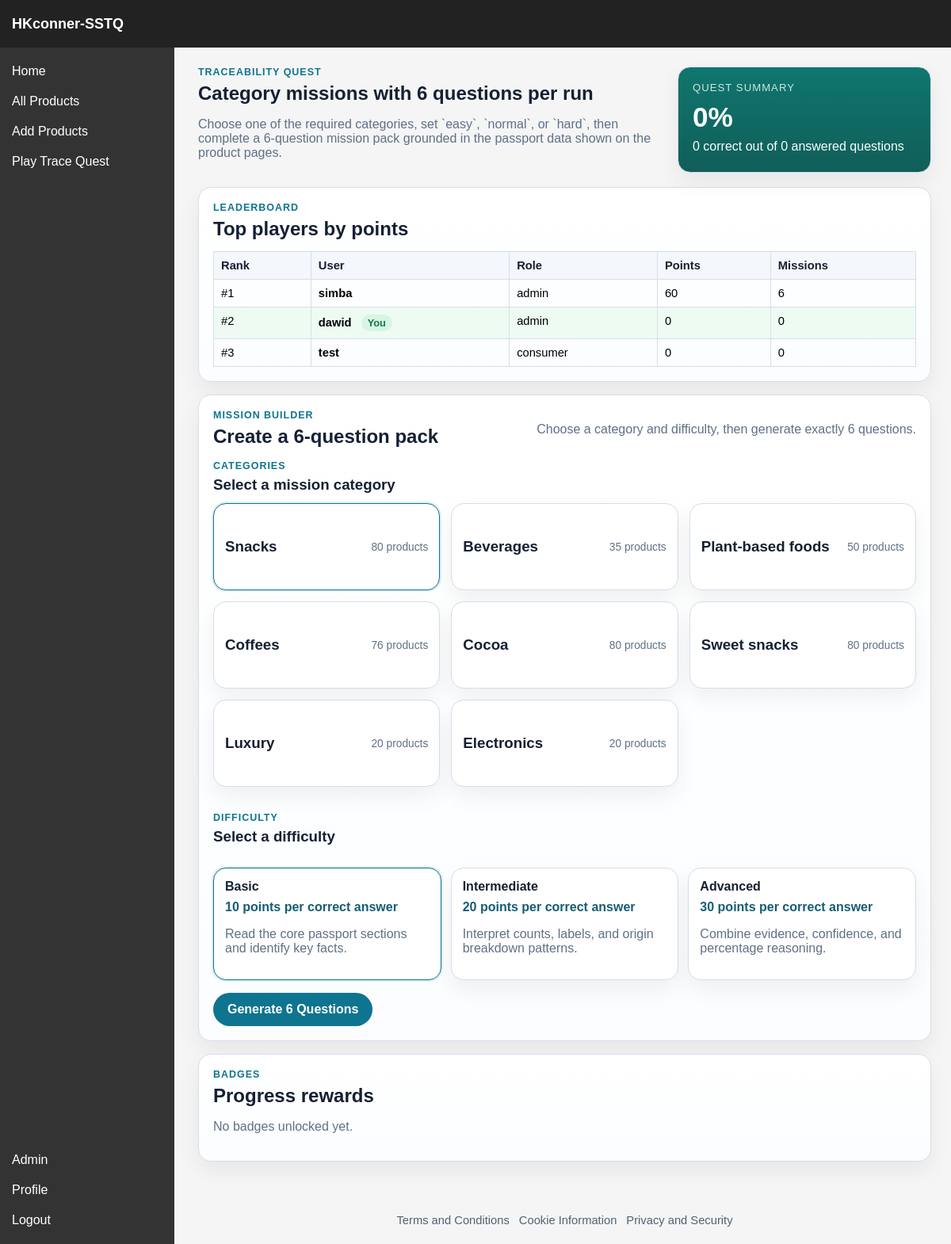
/trace_quest (signed in), run on the app's committed database.
### sstq/models.py (models this page shows, shortened)
class Player(db.Model):
    __tablename__ = "players"
    player_id = db.Column(db.Integer, primary_key=True)
    user_id = db.Column(db.Integer, db.ForeignKey("users.user_id"), unique=True, nullable=False)
    points = db.Column(db.Integer, default=0, nullable=False)
    user = db.relationship("User", backref=db.backref("player", uselist=False))

class User(db.Model, UserMixin):
    __tablename__ = "users"
    user_id = db.Column(db.Integer, primary_key=True)
    username = db.Column(db.String(64), unique=True, nullable=False)
    role = db.Column(db.String(16), default="consumer", nullable=False)
    password_hash = db.Column(db.String(256), nullable=False)
    @property
    def is_verifier(self):
        return self.role == "verifier"
    @property
    def is_admin(self):
        return self.role == "admin"

### sstq/routes/tracequest.py (the view, shortened to what this page needs)
@tracequest_bp.route("/trace_quest", methods=["GET", "POST"])
@login_required
def tracequest():
    player = _ensure_player()
    products = Product.query.order_by(Product.name.asc()).limit(200).all()
    category_cards = _category_cards(products)
    selected_category = request.form.get("mission_category") or request.args.get("category") or MISSION_CATEGORIES[0]["key"]
    if selected_category not in CATEGORY_INDEX:
        selected_category = MISSION_CATEGORIES[0]["key"]
    selected_difficulty = _normalize(request.form.get("difficulty") or request.args.get("difficulty") or "easy")
    if selected_difficulty not in DIFFICULTY_CONFIG:
        selected_difficulty = "easy"
    stats = _mission_stats(player)
    badges = Badge.query.filter_by(player_id=player.player_id).order_by(Badge.badge_id.desc()).all()
    return render_template(
        "tracequest.html",
        player=player,
        stats=stats,
        badges=badges,
        recent_attempts=_recent_attempts(player),
        category_cards=category_cards,
        categories=MISSION_CATEGORIES,
        difficulties=DIFFICULTY_CONFIG,
        selected_category=selected_category,
        selected_difficulty=selected_difficulty,
        leaderboard_rows=_leaderboard_rows(),
    )

### sstq/routes/auth.py (called while the page is built)
@login_manager.user_loader
def load_user(user_id):
    return db.session.get(User, int(user_id))

### sstq/routes/tracequest.py (called while the page is built, shortened)
def _ensure_player():
    player = Player.query.filter_by(user_id=current_user.user_id).first()
    if player:
        return player
    player = Player(user_id=current_user.user_id, points=0)
    db.session.add(player)
    db.session.commit()
    return player

def _clean_text(value):
    return str(value or "").strip()

def _normalize(value):
    return _clean_text(value).casefold()

def _split_categories(raw_category):
    return [_clean_text(part) for part in str(raw_category or "").split(",") if _clean_text(part)]

def _category_tokens(product):
    return {_normalize(part) for part in _split_categories(product.category)}

def _matches_category(product, category_key):
    category = CATEGORY_INDEX.get(category_key)
    if not category:
        return False
    return bool(_category_tokens(product) & category["tokens"])

def _products_for_category(products, category_key):
    return [product for product in products if _matches_category(product, category_key)]

def _mission_stats(player):
    missions = Mission.query.filter_by(player_id=player.player_id).all()
    correct = sum(
        1
        for mission in missions
        if _normalize(mission.player_answer) == _normalize(mission.answer)
    )
    tier_counts = {"easy": 0, "normal": 0, "hard": 0}
    for mission in missions:
        mapped = LEGACY_TIER_MAP.get(_normalize(mission.tier), "easy")
        tier_counts[mapped] += 1
    total = len(missions)
    return {
        "total": total,
        "correct": correct,
        "accuracy": round((correct / total) * 100, 1) if total else 0,
        "tier_counts": tier_counts,
    }

def _category_cards(products):
    cards = []
    for category in MISSION_CATEGORIES:
        category_products = _products_for_category(products, category["key"])
        cards.append(
            {
                "key": category["key"],
                "label": category["label"],
                "count": len(category_products),
                "sample_names": [product.name for product in category_products[:3]],
            }
        )
    return cards

def _recent_attempts(player):
    missions = (
        Mission.query.filter_by(player_id=player.player_id)
        .order_by(Mission.mission_id.desc())
        .limit(18)
        .all()
    )
    rows = []
    return rows

### sstq/templates/tracequest.html (shortened to what this page needs)
{% extends "base.html" %}
{% block custom_css %}<link rel="stylesheet" href="{{ url_for('static', filename='css/tracequest.css') }}">{% endblock %}
{% block content %}
<section class="quest-page">
    <header class="quest-hero">
        <div>
            <p class="eyebrow">Traceability Quest</p>
            <h1>Category missions with 6 questions per run</h1>
            <p class="intro">Choose one of the required categories, set `easy`, `normal`, or `hard`, then complete a 6-question mission pack grounded in the passport data shown on the product pages.</p>
        </div>
        <article class="hero-card">
            <p class="hero-label">Quest Summary</p>
            <p class="hero-value">{{ stats.accuracy }}%</p>
            <p class="hero-meta">{{ stats.correct }} correct out of {{ stats.total }} answered questions</p>
        </article>
    </header>
    <section class="panel">
        <div class="panel-heading">
            <div>
                <p class="section-kicker">Leaderboard</p>
                <h2>Top players by points</h2>
            </div>
        </div>
        {% if leaderboard_rows %}
            <div class="table-wrap">
                <table>
                    <thead>
                        <tr>
                            <th>Rank</th>
                            <th>User</th>
                            <th>Role</th>
                            <th>Points</th>
                            <th>Missions</th>
                        </tr>
                    </thead>
                    <tbody>
                        {% for row in leaderboard_rows %}
                            <tr {% if row.is_current_user %}class="leaderboard-current-row"{% endif %}>
                                <td>#{{ row.rank }}</td>
                                <td>
                                    <strong>{{ row.username }}</strong>
                                    {% if row.is_current_user %}
                                        <span class="current-user-pill">You</span>
                                    {% endif %}
                                </td>
                                <td>{{ row.role }}</td>
                                <td>{{ row.points }}</td>
                                <td>{{ row.missions }}</td>
                            </tr>
                        {% endfor %}
                    </tbody>
                </table>
            </div>
        {% else %}
            <p class="muted">No leaderboard data yet.</p>
        {% endif %}
    </section>
    <section class="panel">
        <div class="panel-heading">
            <div>
                <p class="section-kicker">Mission Builder</p>
                <h2>Create a 6-question pack</h2>
            </div>
            <p class="muted">Choose a category and difficulty, then generate exactly 6 questions.</p>
        </div>
        <div class="builder-section">
            <div class="builder-copy">
                <p class="section-kicker">Categories</p>
                <h3>Select a mission category</h3>
            </div>
        </div>
        <div class="category-grid">
            {% for category in category_cards %}
                <article class="category-card {% if selected_category == category.key %}selected{% endif %}" data-category-card="{{ category.key }}">
                    <div class="category-card-header">
                        <h3>{{ category.label }}</h3>
                        <span>{{ category.count }} products</span>
                    </div>
                </article>
            {% endfor %}
        </div>
        <form method="POST" class="builder-form">
            <div class="builder-section">
                <div class="builder-copy">
                    <p class="section-kicker">Difficulty</p>
                    <h3>Select a difficulty</h3>
                </div>
            </div>
            <div class="difficulty-hints">
                {% for key, config in difficulties.items() %}
                    <article class="difficulty-card {% if selected_difficulty == key %}selected{% endif %}" data-difficulty-card="{{ key }}">
                        <p class="difficulty-title">{{ config.label }}</p>
                        <p class="difficulty-points">{{ config.points }} points per correct answer</p>
                        <p class="difficulty-text">{{ config.description }}</p>
                    </article>
                {% endfor %}
            </div>
            <button type="submit" class="primary-button">Generate 6 Questions</button>
        </form>
    </section>
    <section class="panel">
        <div class="panel-heading">
            <div>
                <p class="section-kicker">Badges</p>
                <h2>Progress rewards</h2>
            </div>
        </div>
        {% if badges %}
            <div class="badge-grid">
                {% for badge in badges %}
                    <article class="badge-card">
                        <p class="badge-name">{{ badge.name }}</p>
                        <p class="badge-tier">{{ badge.tier }}</p>
                    </article>
                {% endfor %}
            </div>
        {% else %}
            <p class="muted">No badges unlocked yet.</p>
        {% endif %}
    </section>
</section>
{% endblock %}

### sstq/static/css/base.css (style rules this page uses)
* { box-sizing: border-box; }
body { margin: 0; font-family: Arial, sans-serif; min-height: 100vh; }

### sstq/static/css/tracequest.css (style rules this page uses)
:root { --quest-ink: #152033; --quest-muted: #607087; --quest-line: #d7dee8; --quest-panel: #ffffff; --quest-bg: #f4f7fb; --quest-accent: #0e7490; --quest-accent-deep: #155e75; --quest-success: #0f7b4b; --quest-success-bg: #eefbf3; --quest-error: #b42318; --quest-error-bg: #fff4f2; }
.quest-page { max-width: 1160px; margin: 24px auto; padding: 0 10px 28px; }
.quest-hero { display: grid; grid-template-columns: 1.7fr minmax(240px, 320px); gap: 18px; align-items: stretch; margin-bottom: 18px; }
.eyebrow, .section-kicker { margin: 0 0 6px; color: var(--quest-accent); text-transform: uppercase; letter-spacing: 0.08em; font-size: 0.78rem; font-weight: 700; }
.quest-page h1 { margin: 0 0 10px; color: var(--quest-ink); }
.intro, .muted, .difficulty-text { color: var(--quest-muted); }
.hero-card, .stat-card, .panel, .category-card, .difficulty-card, .question-card, .result-card, .review-card, .badge-card { background: var(--quest-panel); border: 1px solid var(--quest-line); border-radius: 16px; box-shadow: 0 12px 28px rgba(15, 23, 42, 0.06); }
.hero-card { padding: 18px; background: linear-gradient(180deg, #0f766e 0%, #115e59 100%); color: #f8fffe; }
.hero-label, .hero-meta { margin: 0; }
.hero-label { font-size: 0.82rem; text-transform: uppercase; letter-spacing: 0.08em; opacity: 0.82; }
.hero-value { margin: 10px 0 8px; font-size: 2.2rem; font-weight: 800; }
.panel { margin-top: 16px; padding: 18px; background: linear-gradient(180deg, #ffffff 0%, #fbfdff 100%); }
.panel-heading { display: flex; align-items: flex-start; justify-content: space-between; gap: 14px; margin-bottom: 14px; }
.panel-heading h2 { margin: 0; color: var(--quest-ink); }
.builder-section { margin-bottom: 12px; }
.builder-copy h3 { margin: 0; color: var(--quest-ink); }
.builder-form { margin-top: 26px; padding-top: 6px; }
.category-grid, .question-list, .review-list { display: grid; gap: 14px; }
.category-grid { grid-template-columns: repeat(auto-fit, minmax(240px, 1fr)); }
.category-card { padding: 14px; border-color: #d5dde8; min-height: 110px; display: flex; align-items: center; cursor: pointer; transition: border-color 0.15s ease, box-shadow 0.15s ease, transform 0.15s ease; }
.category-card.selected, .difficulty-card.selected { border-color: var(--quest-accent); box-shadow: 0 0 0 2px rgba(14, 116, 144, 0.12); }
.category-card-header { display: flex; align-items: center; justify-content: space-between; gap: 10px; width: 100%; }
.category-card-header h3 { margin: 0; color: var(--quest-ink); }
.category-card-header span { color: var(--quest-muted); font-size: 0.86rem; }
.builder-form, .mission-form { display: grid; gap: 16px; }
.difficulty-hints { display: grid; gap: 12px; grid-template-columns: repeat(auto-fit, minmax(220px, 1fr)); }
.difficulty-card { padding: 14px; min-height: 140px; }
.difficulty-title, .badge-name, .review-title, .question-text { margin: 0; color: var(--quest-ink); font-weight: 700; }
.difficulty-points, .badge-tier { margin: 8px 0 6px; color: var(--quest-accent-deep); font-weight: 600; }
.primary-button { width: fit-content; border: 0; border-radius: 999px; padding: 12px 18px; background: var(--quest-accent); color: #fff; font: inherit; font-weight: 700; cursor: pointer; }
.leaderboard-current-row { background: #eefbf3; }
.current-user-pill { display: inline-flex; align-items: center; margin-left: 8px; padding: 3px 8px; border-radius: 999px; background: #d7f5e2; color: var(--quest-success); font-size: 0.8rem; font-weight: 700; }
.table-wrap { overflow-x: auto; }
table { width: 100%; border-collapse: collapse; }
th, td { border: 1px solid var(--quest-line); padding: 9px; text-align: left; vertical-align: top; font-size: 0.92rem; }
th { background: var(--quest-bg); color: var(--quest-ink); }

### data on the page
Player: rank "1", username "simba", role "admin", points "60", missions "6"
User: rank "2", username "dawid", shows "You", role "admin", points "0", missions "0"
Player: rank "3", username "test", role "consumer", points "0", missions "0"

### other printed values
{{ stats.accuracy }} "0"
{{ stats.correct }} "0"
{{ stats.total }} "0"
{{ category.label }} "Snacks" "Beverages" "Plant-based foods" "Coffees" "Cocoa" "Sweet snacks" "Luxury" "Electronics"
{{ category.count }} "80" "35" "50" "76" "80" "80" "20" "20"
{{ config.label }} "Basic" "Intermediate" "Advanced"
{{ config.points }} "10" "20" "30"
{{ config.description }} "Read the core passport sections and identify key facts." "Interpret counts, labels, and origin breakdown patterns." "Combine evidence, confidence, and percentage reasoning."
